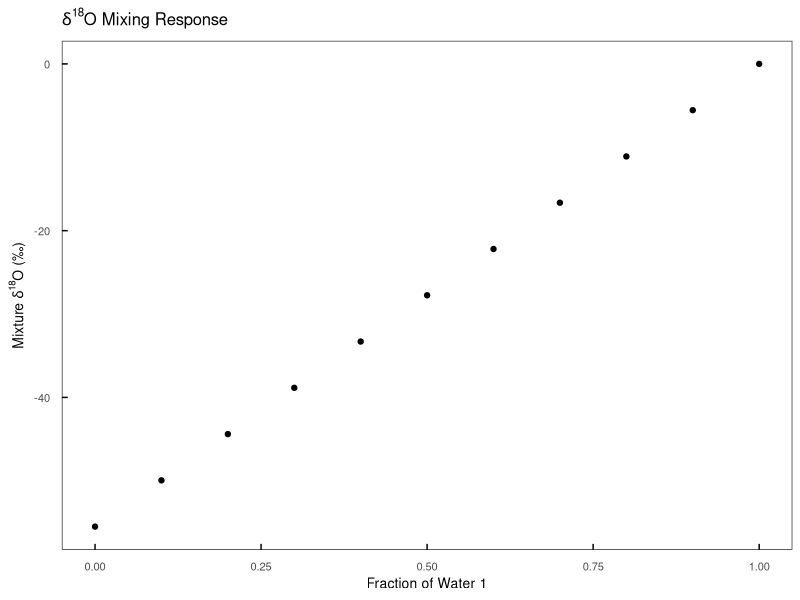
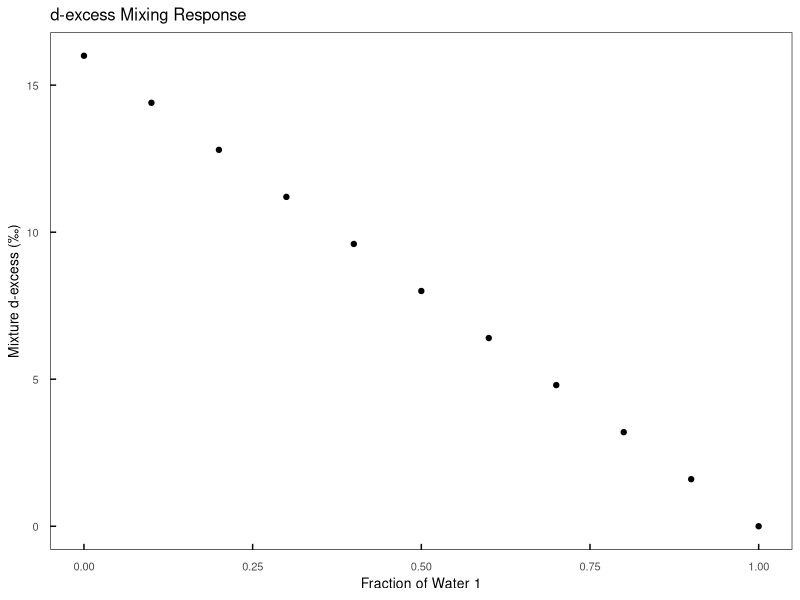
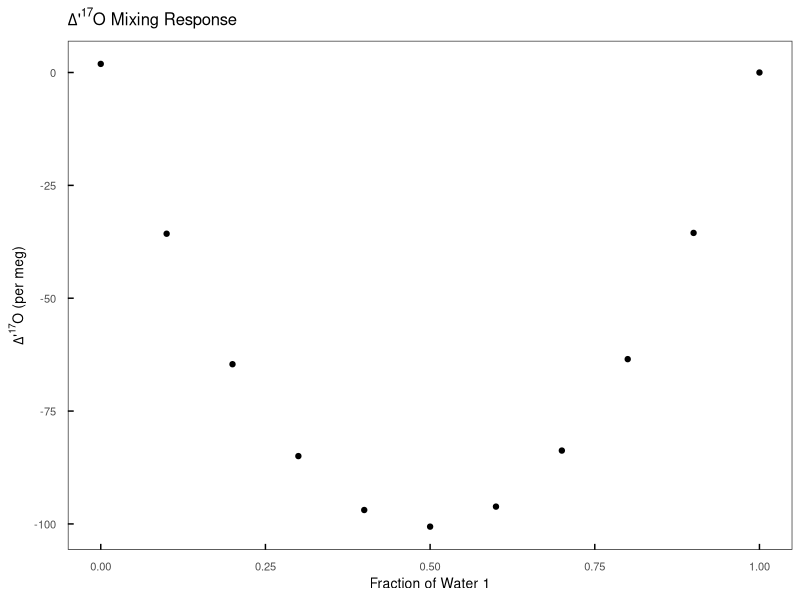
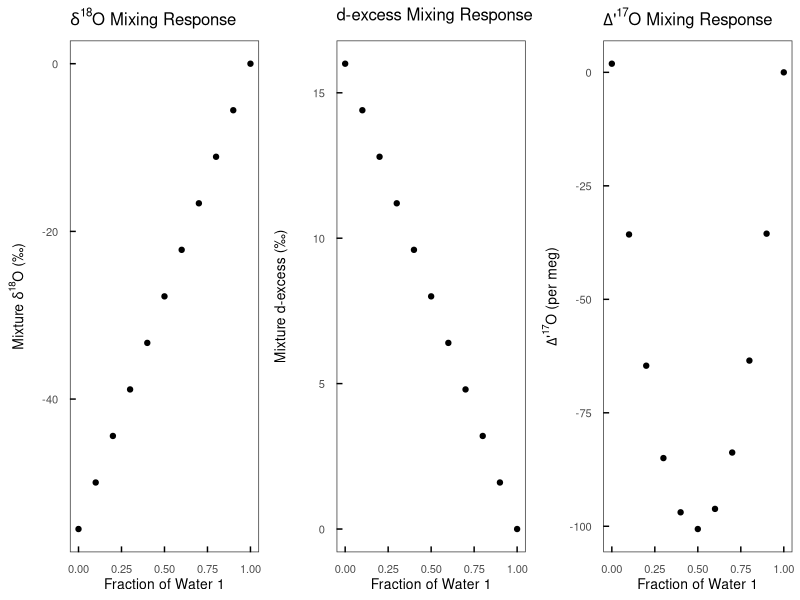

Generate these figures, in order, with R:

########################### Supplement 5. R script that calculates and plots oxygen and hydrogen isotope variation during mixing of water bodies ###########################
#
# Triple oxygen isotopes in the water cycle
# Author: Phoebe Aron
# Contact Phoebe Aron (paron@umich.edu) or Naomi Levin (nelevin@umich.edu) with questions and comments
# 
#
#   This scripts calculates d18O, dp18O (dp = delta prime), d17O, dp17O, d2H, d-excess, and Dp17O as two water bodies mix. Because Dp17O is defined 
#     with logarithmic dp notation, the mixing response in non linear. d18O and d-excess are defined with normal delta notation and mixing of these
#     results in a linear function of the fraction of each mixed water.
#
#   This script shows how to do the mixing calculation and generates plots of d18O, d-excess, and Dp17O as a function of the mixing fraction. 



## --------------------- User Setup --------------------- #


# required packages
library(ggplot2)
library(ggpubr)

# define isotope values of Water 1 (SMOW)
water1_d18O <- 0
water1_d17O <- 0
water1_d2H <- 0 

# define isotope values of Water 2 (SLAP)
water2_d18O <- -55.5
water2_d17O <- -29.6968
water2_d2H <- -428 

# define mixing fractions
mixing_f <- seq(0,1,0.1)

# define triple oxygen isotope reference slope 
lambda_ref_triple.oxygen <- 0.528 # Luz and Barkan, 2010

# define oxygen hydrogen reference slope
lambda_ref_oxygen.hydrogen <- 8 # Craig, 1961

## --------------------- Mix Waters --------------------- #

# mixed delta values
mix_d18O <- water1_d18O*mixing_f + water2_d18O*(1-mixing_f)
mix_d17O <- water1_d17O*mixing_f + water2_d17O*(1-mixing_f)
mix_d2H <- water1_d2H*mixing_f + water2_d2H*(1-mixing_f)

# convert to delta prime for Dp17O calculation
mix_dp18O <- log(mix_d18O/1000 + 1) * 1000
mix_dp17O <- log(mix_d17O/1000 + 1) * 1000
mix_dp2H <- log(mix_d2H/1000 + 1) * 1000

# mixed Dp17O
mix_Dp17O <- mix_dp17O - lambda_ref_triple.oxygen*mix_dp18O

# mixed d-excess 
mix.d_excess <- mix_d2H - lambda_ref_oxygen.hydrogen*mix_d18O

## --------------------- Plots --------------------- #

#define theme
supplement_5.theme <- theme(axis.text.x = element_text(margin = margin(t = 0.3, unit = "cm")),
                                axis.text.y = element_text(margin = margin(r = 0.3, unit = "cm")),
                                axis.ticks.length=unit(-0.15, "cm"),
                                axis.ticks = element_line(colour = "black"),
                                text = element_text(size = 10),
                                axis.title = element_text(size = 10))
# d18O
mix_d18O_plot <- ggplot() + 
  geom_point(data=data.frame(mixing_f,mix_d18O), aes(x=mixing_f, y=mix_d18O)) +
  theme_bw() + theme(panel.grid.minor = element_blank(),panel.grid.major = element_blank()) + supplement_5.theme +
  labs(x="Fraction of Water 1", y=expression("Mixture "*delta^"18"*"O (\u2030)")) +
  ggtitle(expression(delta^"18"*"O Mixing Response"))
plot(mix_d18O_plot)

# d-excess
mix_dxs_plot <- ggplot() + 
  geom_point(data=data.frame(mixing_f,mix.d_excess), aes(x=mixing_f, y=mix.d_excess)) +
  theme_bw() + theme(panel.grid.minor = element_blank(),panel.grid.major = element_blank()) + supplement_5.theme +
  labs(x="Fraction of Water 1", y="Mixture d-excess (\u2030)") +
  ggtitle("d-excess Mixing Response")
plot(mix_dxs_plot)

# Dp17O
mix_Dp17O_plot <- ggplot() + 
  geom_point(data=data.frame(mixing_f,mix_Dp17O), aes(x=mixing_f, y=mix_Dp17O*1000)) +
  theme_bw() + theme(panel.grid.minor = element_blank(),panel.grid.major = element_blank()) + supplement_5.theme +
  labs(x="Fraction of Water 1", y=expression(Delta*"'"^"17"*"O (per meg)")) +
  ggtitle(expression(Delta*"'"^"17"*"O Mixing Response"))
plot(mix_Dp17O_plot)


## compile plots

mixing_plots <- ggarrange(mix_d18O_plot,mix_dxs_plot,mix_Dp17O_plot,nrow=1,ncol=3,align="hv")
plot(mixing_plots)

